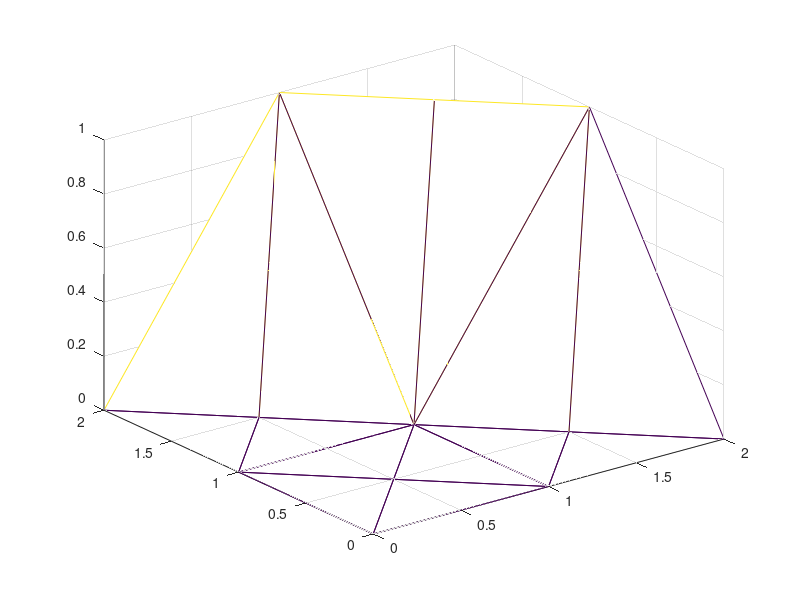

Write the MATLAB code that produced this figure.
% Program to produce the triangulation,
% boundary conditions and initial values
% at the interior nodes.

% V contains vertices
V = [ 1/2 1/2  
       1    1 
      3/2 1/2 
      .5  1.5 
       0    0  
       1    0  
       2    0   
       2    1 
       1.5 1.5 
       1    2  
       0    2  
       0    1];
   
% T assigns the traingles
T = [ 1 5 12
      1 5 6
      1 2 6
      1 2 12
      3 2 6
      3 6 7
      3 7 8
      3 8 2
      2 8 9
      2 9 10
      4 11 12
      4 12 2
      4 2 10
      4 10 11];
% x, y are row vectors containing coordinates of vertices
x = V(:,1)';
y = V(:,2)';
% n is the number of vertices
n = 12;
% m is the number of internal vertices
m = 4;
% p is the number of triangles
p = 14;

% Set the coefficients c_1, ..., c_m equal to zero at interior
% vertices and equal to the boundary values on the boundary.
% The first 4 entries are interior vertices, the final 8 are
% boundary vertices.
c = [ 0 0 0 0 0 0 0 1 1 1 0 0 ];

% Plot the initial mesh
trimesh(T,x,y,c)
